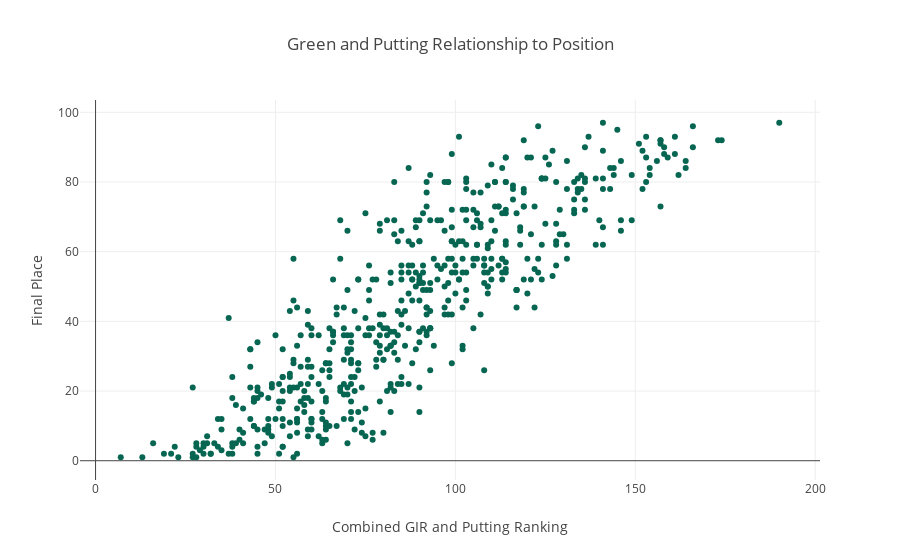

The code cell stored with this chart in its notebook:
### Code cell
putt_gir_trace = {'type': 'scatter',
                 'x': gir_putt['gir+putt Ranking'],
                 'y': gir_putt['Position'],
                 'mode': 'markers',
                 'marker': {'color': '#076652'},
                 'text': gir_putt['text'],
                 'hoverinfo': ['text']}

layout = {'title': 'Green and Putting Relationship to Position',
         'xaxis': {'title': 'Combined GIR and Putting Ranking'},
         'yaxis': {'title': 'Final Place'},
         'hovermode': 'closest'}

putt_gir = {'data': [putt_gir_trace], 'layout': layout}
pyo.iplot(putt_gir)

### Figure 1 — Plotly figure (JSON) as saved in the notebook; plotly's stock layout.template omitted (floating-point values rounded to 4 significant figures; data arrays with more than 128 entries replaced by an {"elided": "..."} marker saying what was removed)
{"data": [{"hoverinfo": ["text"], "marker": {"color": "#076652"}, "mode": "markers", "text": {"elided": "550 str values"}, "type": "scatter", "uid": "7872ddf7-030a-4ad7-a2a0-6df03f685e2b", "x": {"elided": "550 int values"}, "y": {"elided": "550 int values"}}], "layout": {"hovermode": "closest", "title": {"text": "Green and Putting Relationship to Position"}, "xaxis": {"title": {"text": "Combined GIR and Putting Ranking"}}, "yaxis": {"title": {"text": "Final Place"}}}}
